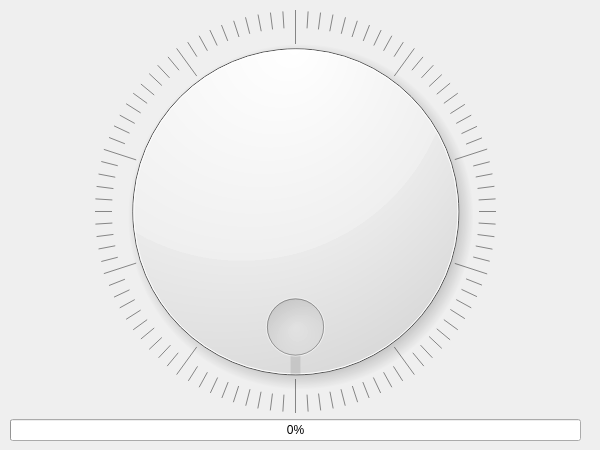
<?xml version="1.0" encoding="UTF-8"?>
<ui version="4.0">
 <class>MyWidget</class>
 <widget class="QWidget" name="MyWidget">
  <property name="geometry">
   <rect>
    <x>0</x>
    <y>0</y>
    <width>600</width>
    <height>450</height>
   </rect>
  </property>
  <property name="windowTitle">
   <string>MyWidget</string>
  </property>
  <widget class="QWidget" name="verticalLayoutWidget">
   <property name="geometry">
    <rect>
     <x>10</x>
     <y>10</y>
     <width>571</width>
     <height>431</height>
    </rect>
   </property>
   <layout class="QVBoxLayout" name="verticalLayout">
    <item>
     <widget class="QDial" name="dial">
      <property name="maximum">
       <number>100</number>
      </property>
      <property name="invertedAppearance">
       <bool>false</bool>
      </property>
      <property name="invertedControls">
       <bool>false</bool>
      </property>
      <property name="wrapping">
       <bool>true</bool>
      </property>
      <property name="notchesVisible">
       <bool>true</bool>
      </property>
     </widget>
    </item>
    <item>
     <widget class="QProgressBar" name="progressBar">
      <property name="value">
       <number>0</number>
      </property>
      <property name="alignment">
       <set>Qt::AlignmentFlag::AlignCenter</set>
      </property>
      <property name="orientation">
       <enum>Qt::Orientation::Horizontal</enum>
      </property>
      <property name="invertedAppearance">
       <bool>false</bool>
      </property>
      <property name="textDirection">
       <enum>QProgressBar::Direction::TopToBottom</enum>
      </property>
     </widget>
    </item>
   </layout>
  </widget>
 </widget>
 <resources/>
 <connections>
  <connection>
   <sender>dial</sender>
   <signal>valueChanged(int)</signal>
   <receiver>progressBar</receiver>
   <slot>setValue(int)</slot>
   <hints>
    <hint type="sourcelabel">
     <x>386</x>
     <y>289</y>
    </hint>
    <hint type="destinationlabel">
     <x>363</x>
     <y>432</y>
    </hint>
   </hints>
  </connection>
 </connections>
</ui>
